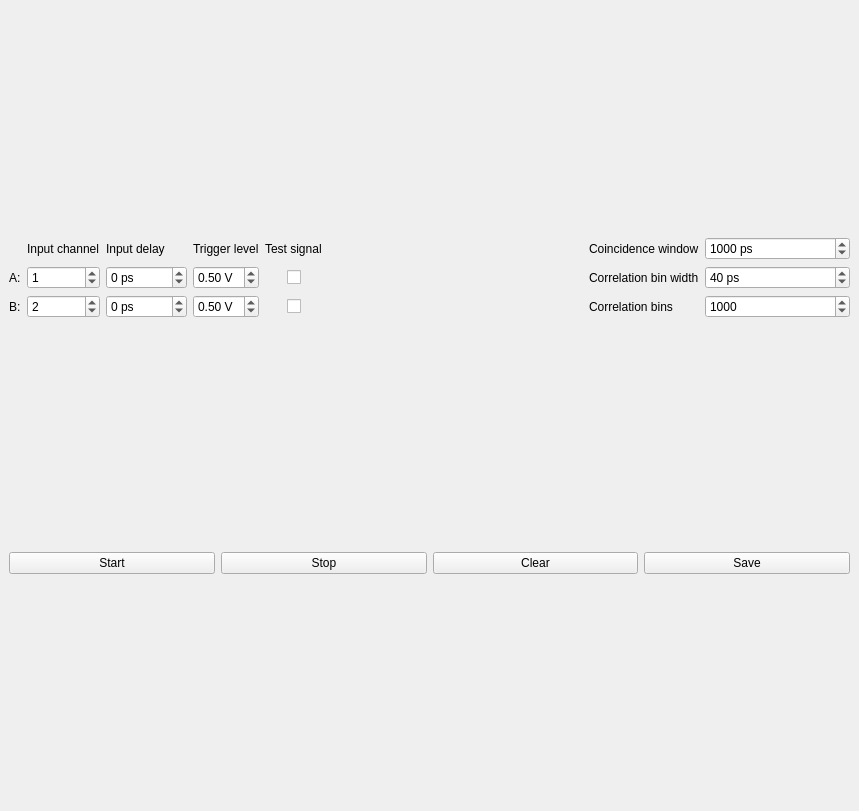
<?xml version="1.0" encoding="UTF-8"?>
<ui version="4.0">
 <class>CoincidenceExample</class>
 <widget class="QMainWindow" name="CoincidenceExample">
  <property name="geometry">
   <rect>
    <x>0</x>
    <y>0</y>
    <width>859</width>
    <height>811</height>
   </rect>
  </property>
  <property name="windowTitle">
   <string>CoincidenceExample</string>
  </property>
  <widget class="QWidget" name="centralwidget">
   <property name="enabled">
    <bool>true</bool>
   </property>
   <property name="layoutDirection">
    <enum>Qt::LeftToRight</enum>
   </property>
   <layout class="QVBoxLayout" name="verticalLayout">
    <item>
     <layout class="QHBoxLayout" name="horizontalLayout">
      <item>
       <layout class="QGridLayout" name="gridLayout">
        <item row="0" column="6">
         <widget class="QLabel" name="label_13">
          <property name="text">
           <string>Test signal</string>
          </property>
         </widget>
        </item>
        <item row="4" column="2">
         <widget class="QSpinBox" name="delayB">
          <property name="sizePolicy">
           <sizepolicy hsizetype="Expanding" vsizetype="Fixed">
            <horstretch>0</horstretch>
            <verstretch>0</verstretch>
           </sizepolicy>
          </property>
          <property name="suffix">
           <string> ps</string>
          </property>
          <property name="minimum">
           <number>-99999</number>
          </property>
          <property name="maximum">
           <number>99999</number>
          </property>
         </widget>
        </item>
        <item row="2" column="2">
         <widget class="QSpinBox" name="delayA">
          <property name="sizePolicy">
           <sizepolicy hsizetype="Expanding" vsizetype="Fixed">
            <horstretch>0</horstretch>
            <verstretch>0</verstretch>
           </sizepolicy>
          </property>
          <property name="suffix">
           <string> ps</string>
          </property>
          <property name="minimum">
           <number>-99999</number>
          </property>
          <property name="maximum">
           <number>99999</number>
          </property>
         </widget>
        </item>
        <item row="0" column="1">
         <widget class="QLabel" name="label">
          <property name="text">
           <string>Input channel</string>
          </property>
         </widget>
        </item>
        <item row="4" column="0">
         <widget class="QLabel" name="label_11">
          <property name="text">
           <string>B:</string>
          </property>
         </widget>
        </item>
        <item row="4" column="6">
         <layout class="QHBoxLayout" name="horizontalLayout_3">
          <item>
           <spacer name="horizontalSpacer_3">
            <property name="orientation">
             <enum>Qt::Horizontal</enum>
            </property>
            <property name="sizeHint" stdset="0">
             <size>
              <width>0</width>
              <height>20</height>
             </size>
            </property>
           </spacer>
          </item>
          <item>
           <widget class="QCheckBox" name="testsignalB">
            <property name="text">
             <string/>
            </property>
           </widget>
          </item>
          <item>
           <spacer name="horizontalSpacer_2">
            <property name="orientation">
             <enum>Qt::Horizontal</enum>
            </property>
            <property name="sizeHint" stdset="0">
             <size>
              <width>0</width>
              <height>20</height>
             </size>
            </property>
           </spacer>
          </item>
         </layout>
        </item>
        <item row="4" column="1">
         <widget class="QSpinBox" name="channelB">
          <property name="sizePolicy">
           <sizepolicy hsizetype="Expanding" vsizetype="Fixed">
            <horstretch>0</horstretch>
            <verstretch>0</verstretch>
           </sizepolicy>
          </property>
          <property name="minimum">
           <number>-99</number>
          </property>
          <property name="value">
           <number>2</number>
          </property>
         </widget>
        </item>
        <item row="0" column="4">
         <widget class="QLabel" name="label_12">
          <property name="text">
           <string>Trigger level</string>
          </property>
         </widget>
        </item>
        <item row="2" column="0">
         <widget class="QLabel" name="label_10">
          <property name="text">
           <string>A:</string>
          </property>
         </widget>
        </item>
        <item row="2" column="6">
         <layout class="QHBoxLayout" name="horizontalLayout_4">
          <item>
           <spacer name="horizontalSpacer_4">
            <property name="orientation">
             <enum>Qt::Horizontal</enum>
            </property>
            <property name="sizeHint" stdset="0">
             <size>
              <width>0</width>
              <height>20</height>
             </size>
            </property>
           </spacer>
          </item>
          <item>
           <widget class="QCheckBox" name="testsignalA">
            <property name="layoutDirection">
             <enum>Qt::LeftToRight</enum>
            </property>
            <property name="autoFillBackground">
             <bool>false</bool>
            </property>
            <property name="styleSheet">
             <string notr="true"/>
            </property>
            <property name="text">
             <string/>
            </property>
            <property name="checked">
             <bool>false</bool>
            </property>
            <property name="autoRepeat">
             <bool>false</bool>
            </property>
           </widget>
          </item>
          <item>
           <spacer name="horizontalSpacer_5">
            <property name="orientation">
             <enum>Qt::Horizontal</enum>
            </property>
            <property name="sizeHint" stdset="0">
             <size>
              <width>0</width>
              <height>20</height>
             </size>
            </property>
           </spacer>
          </item>
         </layout>
        </item>
        <item row="0" column="2">
         <widget class="QLabel" name="label_2">
          <property name="text">
           <string>Input delay</string>
          </property>
          <property name="buddy">
           <cstring>label_2</cstring>
          </property>
         </widget>
        </item>
        <item row="2" column="1">
         <widget class="QSpinBox" name="channelA">
          <property name="sizePolicy">
           <sizepolicy hsizetype="Expanding" vsizetype="Fixed">
            <horstretch>0</horstretch>
            <verstretch>0</verstretch>
           </sizepolicy>
          </property>
          <property name="minimum">
           <number>-99</number>
          </property>
          <property name="value">
           <number>1</number>
          </property>
         </widget>
        </item>
        <item row="2" column="4">
         <widget class="QDoubleSpinBox" name="triggerA">
          <property name="suffix">
           <string> V</string>
          </property>
          <property name="minimum">
           <double>-2.500000000000000</double>
          </property>
          <property name="maximum">
           <double>2.500000000000000</double>
          </property>
          <property name="singleStep">
           <double>0.100000000000000</double>
          </property>
          <property name="value">
           <double>0.500000000000000</double>
          </property>
         </widget>
        </item>
        <item row="4" column="4">
         <widget class="QDoubleSpinBox" name="triggerB">
          <property name="suffix">
           <string> V</string>
          </property>
          <property name="minimum">
           <double>-2.500000000000000</double>
          </property>
          <property name="maximum">
           <double>2.500000000000000</double>
          </property>
          <property name="singleStep">
           <double>0.100000000000000</double>
          </property>
          <property name="value">
           <double>0.500000000000000</double>
          </property>
         </widget>
        </item>
       </layout>
      </item>
      <item>
       <spacer name="horizontalSpacer">
        <property name="orientation">
         <enum>Qt::Horizontal</enum>
        </property>
        <property name="sizeType">
         <enum>QSizePolicy::Expanding</enum>
        </property>
        <property name="sizeHint" stdset="0">
         <size>
          <width>40</width>
          <height>20</height>
         </size>
        </property>
       </spacer>
      </item>
      <item>
       <layout class="QGridLayout" name="gridLayout_3">
        <item row="1" column="1">
         <widget class="QSpinBox" name="correlationBinwidth">
          <property name="sizePolicy">
           <sizepolicy hsizetype="Expanding" vsizetype="Fixed">
            <horstretch>0</horstretch>
            <verstretch>0</verstretch>
           </sizepolicy>
          </property>
          <property name="suffix">
           <string> ps</string>
          </property>
          <property name="minimum">
           <number>1</number>
          </property>
          <property name="maximum">
           <number>9999</number>
          </property>
          <property name="value">
           <number>40</number>
          </property>
         </widget>
        </item>
        <item row="2" column="1">
         <widget class="QSpinBox" name="correlationBins">
          <property name="sizePolicy">
           <sizepolicy hsizetype="Expanding" vsizetype="Fixed">
            <horstretch>0</horstretch>
            <verstretch>0</verstretch>
           </sizepolicy>
          </property>
          <property name="minimum">
           <number>1</number>
          </property>
          <property name="maximum">
           <number>99999</number>
          </property>
          <property name="value">
           <number>1000</number>
          </property>
         </widget>
        </item>
        <item row="2" column="0">
         <widget class="QLabel" name="label_7">
          <property name="text">
           <string>Correlation bins</string>
          </property>
         </widget>
        </item>
        <item row="1" column="0">
         <widget class="QLabel" name="label_6">
          <property name="text">
           <string>Correlation bin width</string>
          </property>
         </widget>
        </item>
        <item row="0" column="0">
         <widget class="QLabel" name="label_5">
          <property name="text">
           <string>Coincidence window</string>
          </property>
         </widget>
        </item>
        <item row="0" column="1">
         <widget class="QSpinBox" name="coincidenceWindow">
          <property name="sizePolicy">
           <sizepolicy hsizetype="Expanding" vsizetype="Fixed">
            <horstretch>0</horstretch>
            <verstretch>0</verstretch>
           </sizepolicy>
          </property>
          <property name="suffix">
           <string> ps</string>
          </property>
          <property name="minimum">
           <number>1</number>
          </property>
          <property name="maximum">
           <number>9999</number>
          </property>
          <property name="value">
           <number>1000</number>
          </property>
         </widget>
        </item>
       </layout>
      </item>
     </layout>
    </item>
    <item>
     <layout class="QVBoxLayout" name="plotLayout"/>
    </item>
    <item>
     <layout class="QHBoxLayout" name="horizontalLayout_2">
      <item>
       <widget class="QPushButton" name="startButton">
        <property name="text">
         <string>Start</string>
        </property>
       </widget>
      </item>
      <item>
       <widget class="QPushButton" name="stopButton">
        <property name="text">
         <string>Stop</string>
        </property>
       </widget>
      </item>
      <item>
       <widget class="QPushButton" name="clearButton">
        <property name="text">
         <string>Clear</string>
        </property>
       </widget>
      </item>
      <item>
       <widget class="QPushButton" name="saveButton">
        <property name="text">
         <string>Save</string>
        </property>
       </widget>
      </item>
     </layout>
    </item>
   </layout>
  </widget>
 </widget>
 <tabstops>
  <tabstop>channelA</tabstop>
  <tabstop>delayA</tabstop>
  <tabstop>triggerA</tabstop>
  <tabstop>testsignalA</tabstop>
  <tabstop>channelB</tabstop>
  <tabstop>delayB</tabstop>
  <tabstop>triggerB</tabstop>
  <tabstop>testsignalB</tabstop>
  <tabstop>coincidenceWindow</tabstop>
  <tabstop>correlationBinwidth</tabstop>
  <tabstop>correlationBins</tabstop>
  <tabstop>startButton</tabstop>
  <tabstop>stopButton</tabstop>
  <tabstop>clearButton</tabstop>
  <tabstop>saveButton</tabstop>
 </tabstops>
 <resources/>
 <connections/>
</ui>
